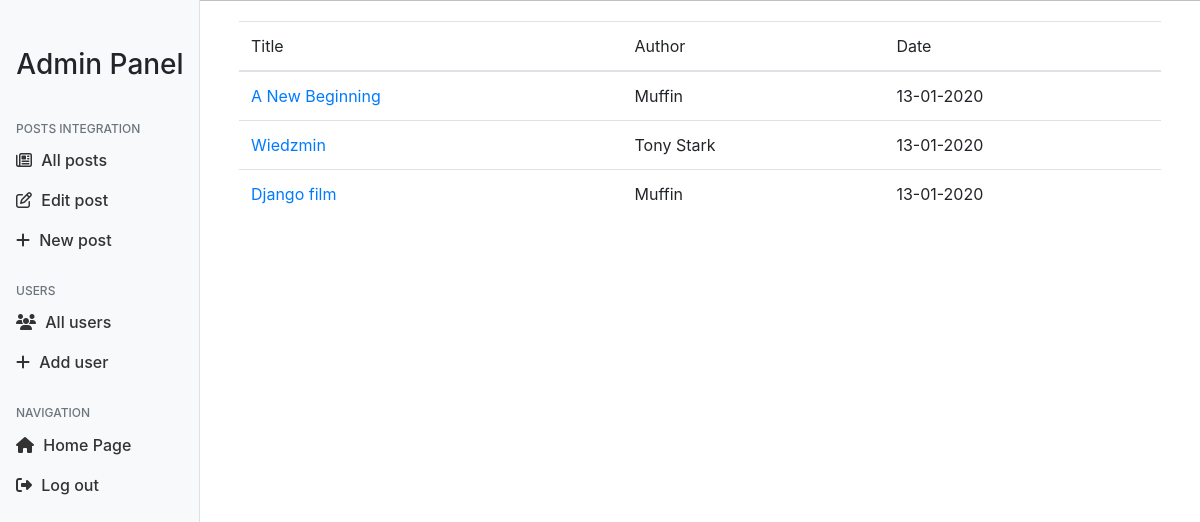
Page /admin (signed in) on the earlier database version.
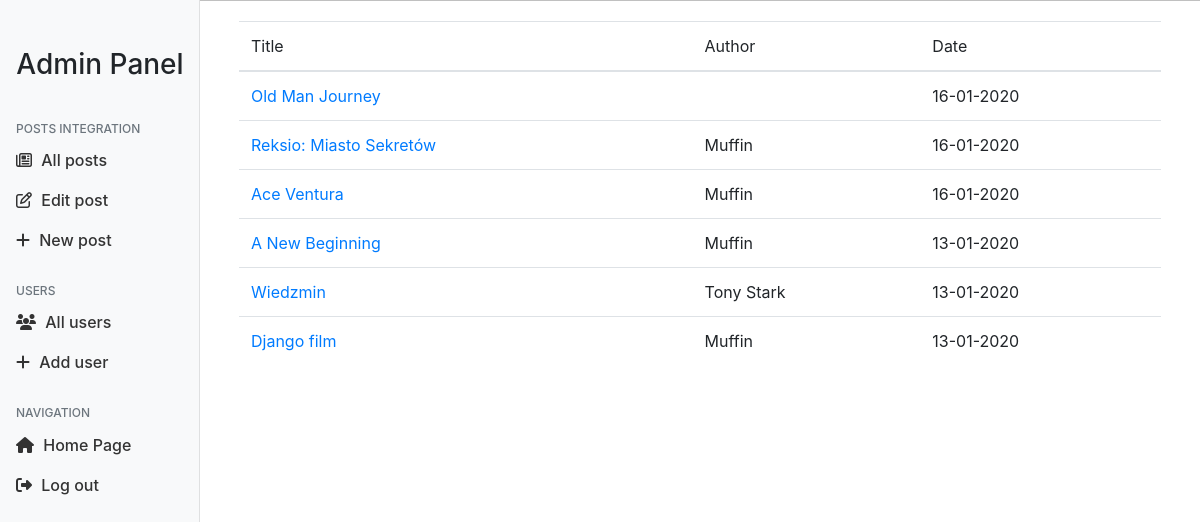
Same page on the later database version.
### project/model.py (models this page shows, shortened)
class Post(db.Model):
    id = db.Column(db.Integer, primary_key=True)
    image_file = db.Column(db.String(30), nullable=False)
    title = db.Column(db.String(100), nullable=False)
    content = db.Column(db.Text, nullable=False)
    author = db.Column(db.String(20), nullable=False, default='Admin')
    date_posted = db.Column(db.DateTime, nullable=False,
                            default=datetime.utcnow)

### project/routes.py (the view)
@app.route('/admin', methods=['GET', 'POST'])
@login_required
def all_posts():
    if current_user.permissions == 'admin':
        form = RegistrationForm()
        posts = Post.query.order_by(desc(Post.date_posted)).all()
        return render_template("admin_panel/all_posts.html", posts=posts, form=form)
    else:
        return redirect('/')

### project/model.py (called while the page is built)
@login.user_loader
def load_user(id):
    return User.query.get(int(id))

### project/templates/admin_panel/all_posts.html (shortened to what this page needs)
{% extends "admin_panel/panel.html" %}
{% block body %}
<div class="container">
    <table class="table table-hover">
        <tr>
            <th scope="col">Title</th>
            <th scope="col">Author</th>
            <th scope="col">Date</th>
        </tr>
        <tbody>
            {% for post in posts%}
            <tr>
                <td><a href="../../../post/more/{{post.id}}">{{post.title}}</a> </td>
                <td>{{post.author}}</td>
                <td>{{post.date_posted.strftime('%d-%m-%Y')}}</td>
            </tr>
            {% endfor %}
    </table>
</div>
{% endblock body %}

Differences in the rows shown:
added Post: title "Old Man Journey", date_posted "16-01-2020"
added Post: title "Reksio: Miasto Sekretów", author "Muffin", date_posted "16-01-2020"
added Post: title "Ace Ventura", author "Muffin", date_posted "16-01-2020"
